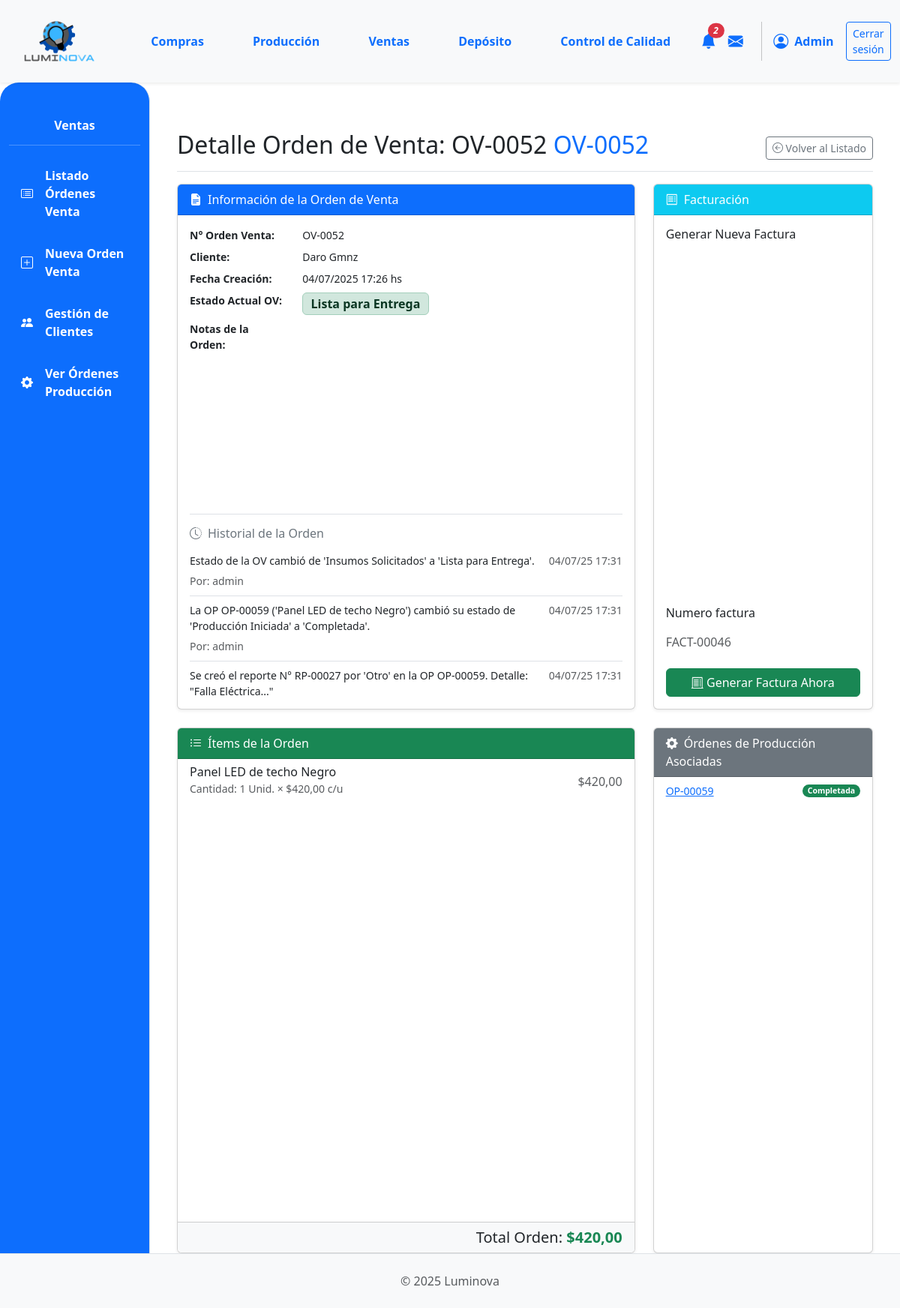
The app's page /ventas/ventas/orden/73/ (signed in), older data.
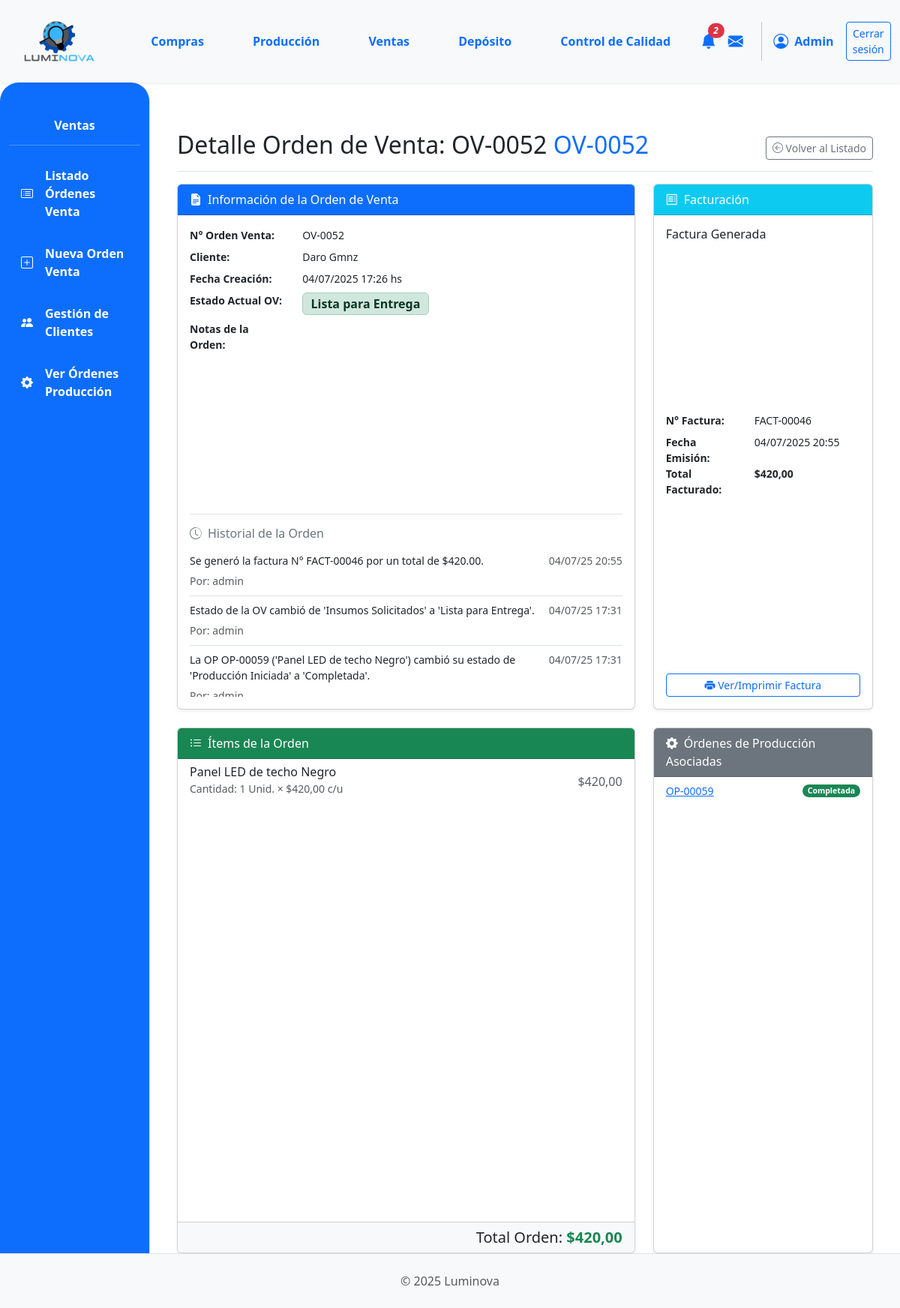
The same page, newer data.
### App_LUMINOVA/models.py (models this page shows, shortened)
class HistorialOV(models.Model):
    orden_venta = models.ForeignKey(
        OrdenVenta, on_delete=models.CASCADE, related_name="historial"
    )
    fecha_evento = models.DateTimeField(auto_now_add=True)
    descripcion = models.CharField(max_length=255)
    tipo_evento = models.CharField(
        max_length=50,
        blank=True,
        null=True,
        help_text="Ej: 'Estado Cambiado', 'Producción Iniciada', 'Facturado'",
    )
    realizado_por = models.ForeignKey(
        User, on_delete=models.SET_NULL, null=True, blank=True
    )
    class Meta:
        ordering = ["-fecha_evento"]  # Ordenar del más reciente al más antiguo
        verbose_name = "Historial de Orden de Venta"
        verbose_name_plural = "Historiales de Órdenes de Venta"

class ItemOrdenVenta(models.Model):
    orden_venta = models.ForeignKey(
        OrdenVenta, on_delete=models.CASCADE, related_name="items_ov"
    )
    producto_terminado = models.ForeignKey(ProductoTerminado, on_delete=models.PROTECT)
    cantidad = models.PositiveIntegerField()
    precio_unitario_venta = models.DecimalField(
        max_digits=10, decimal_places=2, verbose_name="Precio Unit. en Venta"
    )
    subtotal = models.DecimalField(max_digits=12, decimal_places=2, editable=False)

class ProductoTerminado(models.Model):
    descripcion = models.CharField(max_length=255)  # Aumentado max_length
    categoria = models.ForeignKey(
        CategoriaProductoTerminado,
        on_delete=models.PROTECT,
        related_name="productos_terminados",
    )
    precio_unitario = models.DecimalField(max_digits=10, decimal_places=2, default=0.00)
    stock = models.IntegerField(default=0)
    modelo = models.CharField(max_length=50, blank=True, null=True)
    potencia = models.IntegerField(blank=True, null=True)
    acabado = models.CharField(max_length=50, blank=True, null=True)
    color_luz = models.CharField(max_length=50, blank=True, null=True)
    material = models.CharField(max_length=50, blank=True, null=True)
    imagen = models.ImageField(null=True, blank=True, upload_to="productos_terminados/")

class OrdenProduccion(models.Model):
    numero_op = models.CharField(
        max_length=20, unique=True, verbose_name="N° Orden de Producción"
    )
    orden_venta_origen = models.ForeignKey(
        OrdenVenta,
        on_delete=models.SET_NULL,
        null=True,
        blank=True,
        related_name="ops_generadas",
    )
    producto_a_producir = models.ForeignKey(
        ProductoTerminado, on_delete=models.PROTECT, related_name="ordenes_produccion"
    )
    cantidad_a_producir = models.PositiveIntegerField()
    estado_op = models.ForeignKey(
        EstadoOrden,
        on_delete=models.SET_NULL,
        null=True,
        blank=True,
        related_name="ops_estado",
    )
    fecha_solicitud = models.DateTimeField(default=timezone.now)
    fecha_inicio_real = models.DateTimeField(null=True, blank=True)
    fecha_inicio_planificada = models.DateField(null=True, blank=True)
    fecha_fin_real = models.DateTimeField(null=True, blank=True)
    fecha_fin_planificada = models.DateField(null=True, blank=True)
    sector_asignado_op = models.ForeignKey(
        SectorAsignado,
        on_delete=models.SET_NULL,
        null=True,
        blank=True,
        related_name="ops_sector",
    )
    notas = models.TextField(null=True, blank=True, verbose_name="Notas")
    def get_estado_op_display(self):
        if self.estado_op:
            return self.estado_op.nombre
        return "Sin Estado Asignado"

class EstadoOrden(models.Model):
    nombre = models.CharField(max_length=50, unique=True)

class OrdenVenta(models.Model):
    ESTADO_CHOICES = [
        ("PENDIENTE", "Pendiente Confirmación"),
        ("CONFIRMADA", "Confirmada (Esperando Producción)"),
        ("INSUMOS_SOLICITADOS", "Insumos Solicitados"),
        ("PRODUCCION_INICIADA", "Producción Iniciada"),
        ("PRODUCCION_CON_PROBLEMAS", "Producción con Problemas"),
        ("LISTA_ENTREGA", "Lista para Entrega"),
        ("COMPLETADA", "Completada/Entregada"),
        ("CANCELADA", "Cancelada"),
    ]
    numero_ov = models.CharField(
        max_length=20, unique=True, verbose_name="N° Orden de Venta"
    )
    cliente = models.ForeignKey(
        Cliente, on_delete=models.PROTECT, related_name="ordenes_venta"
    )
    fecha_creacion = models.DateTimeField(default=timezone.now)
    estado = models.CharField(
        max_length=50, choices=ESTADO_CHOICES, default="PENDIENTE"
    )
    total_ov = models.DecimalField(
        max_digits=12, decimal_places=2, default=0.00, verbose_name="Total OV"
    )
    notas = models.TextField(blank=True, null=True)

class Cliente(models.Model):
    nombre = models.CharField(max_length=150, unique=True)
    direccion = models.TextField(blank=True)
    telefono = models.CharField(max_length=25, blank=True)
    email = models.EmailField(unique=True, null=True, blank=True)

class Factura(models.Model):
    numero_factura = models.CharField(
        max_length=50, unique=True
    )  # Aumentado max_length
    orden_venta = models.OneToOneField(
        OrdenVenta, on_delete=models.PROTECT, related_name="factura_asociada"
    )
    fecha_emision = models.DateTimeField(
        default=timezone.now
    )  # Cambiado a DateTimeField
    total_facturado = models.DecimalField(
        max_digits=12, decimal_places=2
    )  # Aumentado max_digits

### App_LUMINOVA/views.py (the view)
# urls.py: path("ventas/orden/<int:ov_id>/", ventas_detalle_ov_view, name="ventas_detalle_ov"),
@login_required
def ventas_detalle_ov_view(request, ov_id):
    orden_venta = get_object_or_404(
        OrdenVenta.objects.select_related("cliente").prefetch_related(
            "items_ov__producto_terminado",
            "ops_generadas__estado_op",  # Necesitamos el estado de cada OP
            "factura_asociada",
        ),
        id=ov_id,
    )
    factura_form = None
    puede_facturar = False
    detalle_cancelacion_factura = ""
    if not hasattr(orden_venta, "factura_asociada") or not orden_venta.factura_asociada:
        ops_asociadas = orden_venta.ops_generadas.all()
        if not ops_asociadas.exists() and orden_venta.estado == "CONFIRMADA":
            puede_facturar = True  # O cambiar estado a LISTA_ENTREGA primero
        elif ops_asociadas.exists():
            ops_completadas = ops_asociadas.filter(
                estado_op__nombre__iexact="Completada"
            ).count()
            ops_canceladas = ops_asociadas.filter(
                estado_op__nombre__iexact="Cancelada"
            ).count()
            ops_totales = ops_asociadas.count()
            if ops_completadas + ops_canceladas == ops_totales and ops_completadas > 0:
                puede_facturar = True
                if ops_canceladas > 0:
                    detalle_cancelacion_factura = f"Nota: {ops_canceladas} orden(es) de producción asociada(s) fueron canceladas."
            elif (
                orden_venta.estado == "PRODUCCION_CON_PROBLEMAS"
                and ops_completadas > 0
                and (ops_completadas + ops_canceladas == ops_totales)
            ):
                puede_facturar = True
                detalle_cancelacion_factura = f"Facturación parcial. Nota: {ops_canceladas} orden(es) de producción asociada(s) fueron canceladas."
            elif orden_venta.estado == "LISTA_ENTREGA":  # Ya está explícitamente lista
                puede_facturar = True
        if puede_facturar:
            factura_form = FacturaForm()
    context = {
        "ov": orden_venta,
        "items_ov": orden_venta.items_ov.all(),
        "factura_form": factura_form,
        "puede_facturar": puede_facturar,  # Para la plantilla
        "detalle_cancelacion_factura": detalle_cancelacion_factura,  # Para la plantilla
        "titulo_seccion": f"Detalle Orden de Venta: {orden_venta.numero_ov}",
    }
    return render(request, "ventas/ventas_detalle_ov.html", context)

### App_LUMINOVA/templates/ventas/ventas_detalle_ov.html (shortened to what the changed rows need)
{% extends 'padre.html' %}
{% load static %}
{% load django_bootstrap5 %}
{% block content %}
<div class="container mt-4">
    <div class="d-flex justify-content-between flex-wrap flex-md-nowrap align-items-center pt-3 pb-2 mb-3 border-bottom">
        <h1 class="h2">{{ titulo_seccion|default:"Detalle Orden de Venta:" }} <span class="text-primary">{{ ov.numero_ov }}</span></h1>
    </div>
    <div class="row g-4">
        <div class="col-lg-8">
            <div class="card shadow-sm mb-4">
                <div class="card-body">
                    <dl class="row mb-0 small">
                        <dt class="col-sm-4 col-md-3">N° Orden Venta:</dt>
                        <dd class="col-sm-8 col-md-9">{{ ov.numero_ov }}</dd>
                        <dt class="col-sm-4 col-md-3">Cliente:</dt>
                        <dd class="col-sm-8 col-md-9">{{ ov.cliente.nombre }}</dd>
                        <dt class="col-sm-4 col-md-3">Fecha Creación:</dt>
                        <dd class="col-sm-8 col-md-9">{{ ov.fecha_creacion|date:"d/m/Y H:i" }} hs</dd>
                        <dt class="col-sm-4 col-md-3">Estado Actual OV:</dt>
                        <dd class="col-sm-8 col-md-9">
                            <span class="badge fs-6
                                {% if ov.estado == 'PENDIENTE' %}bg-warning text-dark
                                {% elif ov.estado == 'CONFIRMADA' %}bg-secondary
                                {% elif ov.estado == 'INSUMOS_SOLICITADOS' %}bg-info-subtle text-info-emphasis border border-info-subtle
                                {% elif ov.estado == 'PRODUCCION_INICIADA' %}bg-primary
                                {% elif ov.estado == 'PRODUCCION_CON_PROBLEMAS' %}bg-danger-subtle text-danger-emphasis border border-danger-subtle
                                {% elif ov.estado == 'LISTA_ENTREGA' %}bg-success-subtle text-success-emphasis border border-success-subtle
                                {% elif ov.estado == 'COMPLETADA' %}bg-success
                                {% elif ov.estado == 'CANCELADA' %}bg-dark
                                {% else %}bg-light text-dark{% endif %}">
                                {{ ov.get_estado_display }}
                            </span>
                        </dd>
                        <dt class="col-sm-4 col-md-3">Notas de la Orden:</dt>
                        <dd class="col-sm-8 col-md-9">{{ ov.notas|default_if_none:"-"|linebreaksbr }}</dd>
                    </dl>
                    <div class="mt-4 pt-3 border-top">
                        <div style="max-height: 200px; overflow-y: auto;">
                             <ul class="list-group list-group-flush">
                                {% for evento in ov.historial.all %}
                                <li class="list-group-item px-0 py-2">
                                    <div class="d-flex w-100 justify-content-between">
                                        <p class="mb-1 small">{{ evento.descripcion }}</p>
                                        <small class="text-muted text-nowrap ms-3">{{ evento.fecha_evento|date:"d/m/y H:i" }}</small>
                                    </div>
                                    {% if evento.realizado_por %}
                                    <small class="text-muted">Por: {{ evento.realizado_por.username }}</small>
                                    {% endif %}
                                </li>
                                {% empty %}
                                <li class="list-group-item px-0 py-2 text-muted small">No hay eventos en el historial.</li>
                                {% endfor %}
                            </ul>
                        </div>
                    </div>
                </div>
            </div>
            <div class="card shadow-sm mb-4">
                <div class="card-body p-0">
                    {% if items_ov %}
                    <ul class="list-group list-group-flush">
                        {% for item in items_ov %}
                        <li class="list-group-item d-flex justify-content-between align-items-center">
                            <div>
                                <h6 class="my-0">{{ item.producto_terminado.descripcion }}</h6>
                                <small class="text-muted">Cantidad: {{ item.cantidad }} Unid. × ${{ item.precio_unitario_venta|floatformat:2 }} c/u</small>
                            </div>
                            <span class="text-muted fs-6">${{ item.subtotal|floatformat:2 }}</span>
                        </li>
                        {% endfor %}
                    </ul>
                    {% else %}
                    <div class="p-3">
                        <p class="text-muted mb-0">Esta orden de venta no tiene ítems registrados.</p>
                    </div>
                    {% endif %}
                </div>
                {% if items_ov %}
                <div class="card-footer text-end bg-light">
                    <h5 class="mb-0">Total Orden: <span class="fw-bold text-success">${{ ov.total_ov|floatformat:2 }}</span></h5>
                </div>
                {% endif %}
            </div>
        </div>
        <div class="col-lg-4">
            <div class="card shadow-sm mb-4">
                <div class="card-body">
                    {% if ov.factura_asociada %}
                        <h6>Factura Generada</h6>
                        <dl class="row mb-2 small">
                            <dt class="col-sm-5">N° Factura:</dt>
                            <dd class="col-sm-7">{{ ov.factura_asociada.numero_factura }}</dd>
                            <dt class="col-sm-5">Fecha Emisión:</dt>
                            <dd class="col-sm-7">{{ ov.factura_asociada.fecha_emision|date:"d/m/Y H:i" }}</dd>
                            <dt class="col-sm-5">Total Facturado:</dt>
                            <dd class="col-sm-7 fw-bold">${{ ov.factura_asociada.total_facturado|floatformat:2 }}</dd>
                        </dl>
                        <a href="{% url 'App_LUMINOVA:ventas_ver_factura_pdf' factura_id=ov.factura_asociada.id %}"
                           class="btn btn-sm btn-outline-primary w-100 mt-2"
                           target="_blank">
                            <i class="bi bi-printer-fill"></i> Ver/Imprimir Factura
                        </a>
                    {% elif factura_form and puede_facturar %}
                        <h6>Generar Nueva Factura</h6>
                        <form method="post" action="{% url 'App_LUMINOVA:ventas_generar_factura' ov.id %}" class="mt-2">
                            {% bootstrap_form factura_form layout='vertical' %}
                            <div class="d-grid mt-3">
                                <button type="submit" class="btn btn-success">
                                    <i class="bi bi-receipt-cutoff"></i> Generar Factura Ahora
                                </button>
                            </div>
                        </form>
                    {% endif %}
                </div>
            </div>
            {% if ov.ops_generadas.all %}
            <div class="card shadow-sm">
                <ul class="list-group list-group-flush small">
                    {% for op_asociada in ov.ops_generadas.all %}
                        <li class="list-group-item d-flex justify-content-between align-items-center">
                            <a href="{% url 'App_LUMINOVA:produccion_detalle_op' op_asociada.id %}">{{ op_asociada.numero_op }}</a>
                            <span class="badge
                                {% if op_asociada.estado_op.nombre.lower == 'pendiente' %}bg-warning text-dark
                                {% elif op_asociada.estado_op.nombre.lower == 'insumos solicitados' %}bg-info text-dark
                                {% elif op_asociada.estado_op.nombre.lower == 'insumos recibidos' %}bg-primary-subtle text-primary-emphasis
                                {% elif op_asociada.estado_op.nombre.lower == 'producción iniciada' %}bg-primary
                                {% elif op_asociada.estado_op.nombre.lower == 'en proceso' %}bg-primary
                                {% elif op_asociada.estado_op.nombre.lower == 'completada' %}bg-success
                                {% elif op_asociada.estado_op.nombre.lower == 'cancelada' %}bg-danger
                                {% elif op_asociada.estado_op.nombre.lower == 'pausada' %}bg-secondary
                                {% else %}bg-light text-dark{% endif %} rounded-pill">
                                {{ op_asociada.get_estado_op_display }}
                            </span>
                        </li>
                    {% endfor %}
                </ul>
            </div>
            {% endif %}
        </div>
    </div>
</div>
{% endblock %}

Row changes from the older to the newer data that the page shows:
no longer on this page (row unchanged): HistorialOV: descripcion "Se creó el reporte N° RP-00027 por 'Otro' en la OP OP-00059. Detalle: \"Falla Eléctrica...\"", fecha_evento "04/07/25 17:31"
shown differently, row unchanged: OrdenVenta "OV-0052": factura_asociada.numero_factura (not shown) → "FACT-00046"; factura_asociada.fecha_emision (not shown) → "04/07/2025 20:55"; factura_asociada.total_facturado (not shown) → "420,00"
added HistorialOV: descripcion "Se generó la factura N° FACT-00046 por un total de $420.00.", fecha_evento "04/07/25 20:55", realizado_por.username "admin"
Text that changed along with them:
form field numero_factura: "FACT-00046" → (not shown)
text no longer shown: "Generar Nueva Factura Numero factura Generar Factura Ahora"
text now shown: "Factura Generada N° Factura: Fecha Emisión: Total Facturado: $ Ver/Imprimir Factura"
